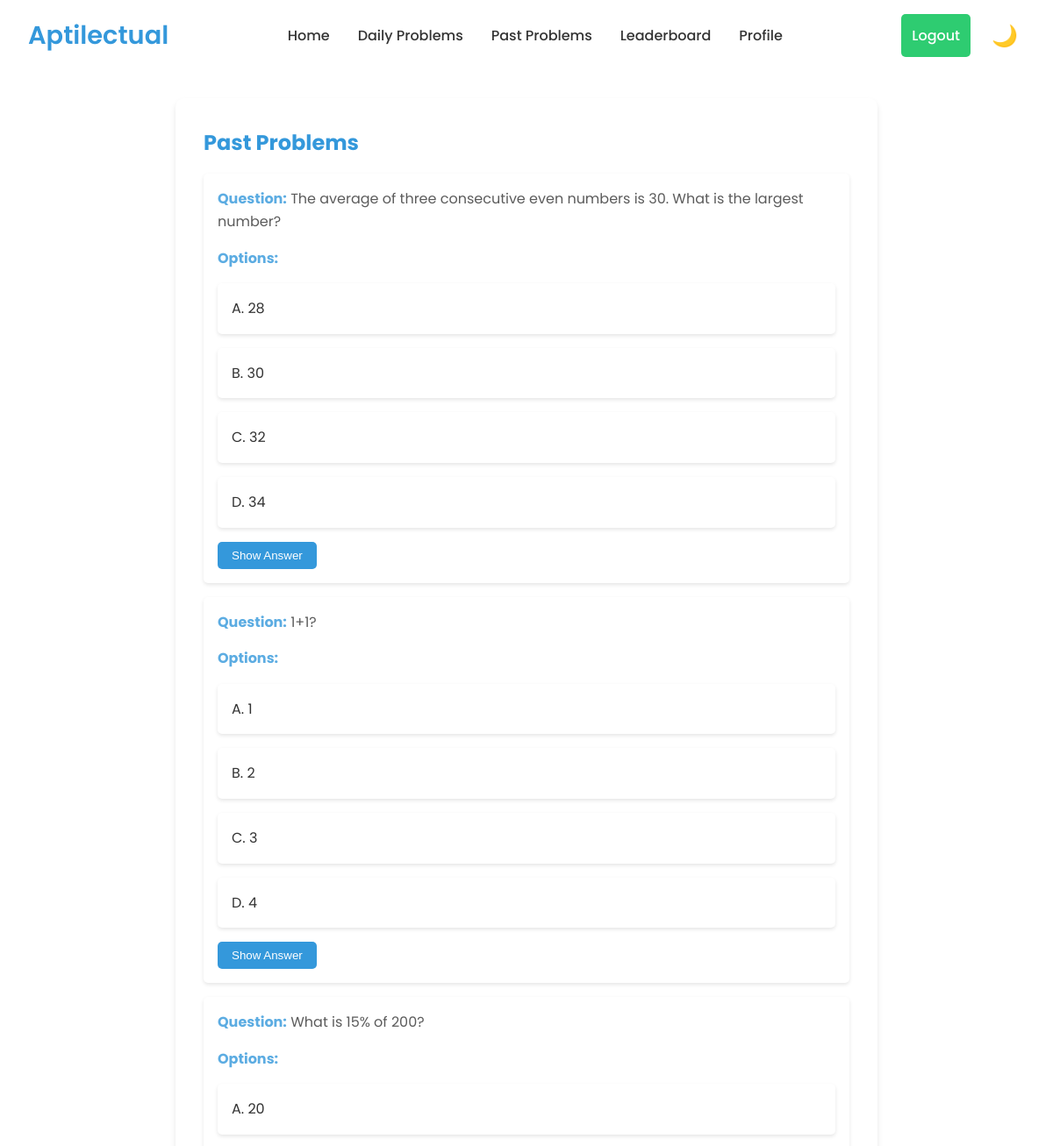
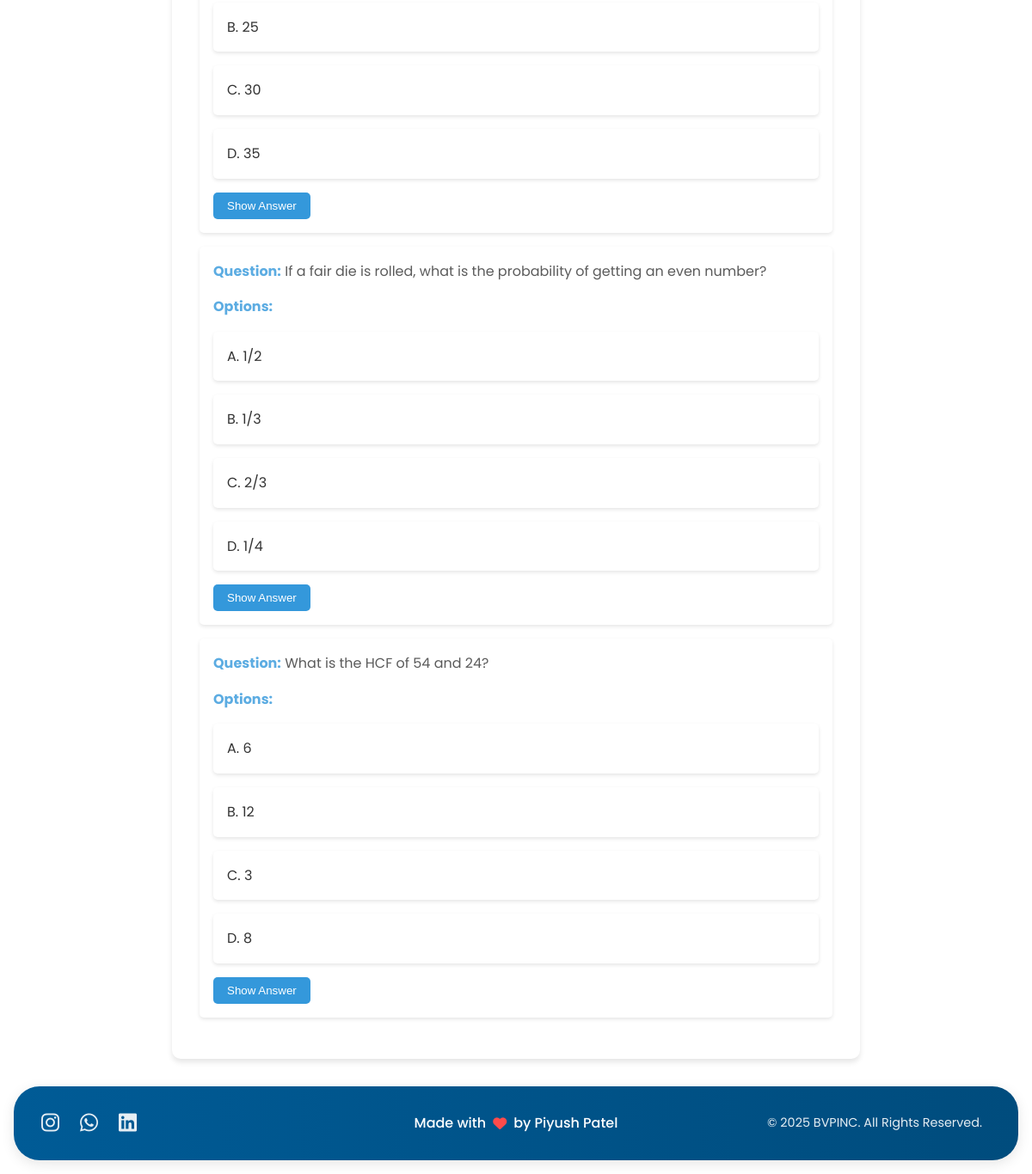
/past_problems/ (signed in), run on the app's committed database (2 pictures, top to bottom).
### aptitude/models.py (models this page shows, shortened)
class Problem(models.Model):
    id = models.AutoField(primary_key=True)  # Explicitly define the id field
    question = models.TextField(null=True, blank=True)
    option1 = models.CharField(max_length=255, null=True, blank=True)
    option2 = models.CharField(max_length=255, null=True, blank=True)
    option3 = models.CharField(max_length=255, null=True, blank=True)
    option4 = models.CharField(max_length=255, null=True, blank=True)
    correct_option = models.PositiveSmallIntegerField(
        validators=[MinValueValidator(1), MaxValueValidator(4)],
        null=True,
        blank=True
    )
    is_active = models.BooleanField(default=True, null=True, blank=True)
    done = models.BooleanField(default=False, null=True, blank=True)
    answerurl = models.URLField(null=True, blank=True)
    companyname = models.CharField(max_length=255, null=True, blank=True)
    type = models.CharField(max_length=255, null=True, blank=True)
    test_id = models.IntegerField(null=True, blank=True)
    questionimage = models.URLField(null=True, blank=True)

### aptitude/views.py (the view)
# urls.py: path('past_problems/', views.past_problems, name='past_problems'),
@login_required
def past_problems(request):
    past_problems = Problem.objects.filter(done=True)
    return render(request, 'past_problems.html', {'past_problems': past_problems})

### aptitude/templates/past_problems.html (shortened to what this page needs)
<!DOCTYPE html>
<html lang="en">
<head>
    <link rel="stylesheet" href="https://cdnjs.cloudflare.com/ajax/libs/font-awesome/6.1.1/css/all.min.css">
</head>
<body>
    <header>
        <nav>
            <div class="logo">Aptilectual</div>
            <div class="nav-container">
                <ul class="nav-links">
                    <li><a href="{% url 'home' %}">Home</a></li>
                    <li><a href="{% url 'dailyprobblems' %}">Daily Problems</a></li>
                    <li><a href="{% url 'past_problems' %}">Past Problems</a></li>
                    <li><a href="{% url 'daily_leaderboard' %}">Leaderboard</a></li>
                    <li><a href="{% url 'profile' %}">Profile</a></li>
                </ul>
            </div>
            <div class="desktop-controls">
                <div class="auth-buttons">
                    {% if user.is_authenticated %}
                        <form method="POST" action="{% url 'logout' %}" style="display:inline;">
                            <button type="submit" class="btn btn-secondary">Logout</button>
                        </form>
                    {% else %}
                        <a href="{% url 'login' %}" id="loginBtn" class="btn btn-primary">Login</a>
                        <a href="{% url 'signup' %}" id="registerBtn" class="btn btn-secondary">Register</a>
                    {% endif %}
                </div>
                <button id="themeToggle" class="theme-toggle"></button>
            </div>
        </nav>
    </header>
    <main>
        <section class="past-problems-container">
            <h2>Past Problems</h2>
            {% if past_problems %}
                <ul>
                    {% for problem in past_problems %}
                        <li>
                            <p><strong>Question:</strong> {{ problem.question|safe }}</p>
                            <p><strong>Options:</strong></p>
                            <ul>
                                <li>A. {{ problem.option1 }}</li>
                                <li>B. {{ problem.option2 }}</li>
                                <li>C. {{ problem.option3 }}</li>
                                <li>D. {{ problem.option4 }}</li>
                            </ul>
                            <button onclick="showAnswer(this)">Show Answer</button>
                        </li>
                    {% endfor %}
                </ul>
            {% else %}
                <p>No past problems available.</p>
            {% endif %}
        </section>
    </main>
    <footer>
        <div class="footer-content">
            <div class="social-icons">
              <a href="https://www.instagram.com/bvpinc/" target="_blank" aria-label="Instagram"><i class="fab fa-instagram"></i></a>
                <a href="https://chat.whatsapp.com/LihitWTk8zrCQwL77lY6xP" target="_blank" aria-label="Facebook"><i class="fab fa-whatsapp"></i></a>
                <a href="https://www.linkedin.com/company/bvpinc" target="_blank" aria-label="LinkedIn"><i class="fab fa-linkedin"></i></a>
            </div>
            <div class="footer-text">
                Made with <i class="fas fa-heart"></i> by Piyush Patel
            </div>
            <div class="copyright">
                &copy; <span id="currentYear"></span> BVPINC. All Rights Reserved.
            </div>
        </div>
    </footer>
</body>
</html>

### aptitude/templates/past_problems.html (style rules this page uses)
:root { --bg-color: #f4f7f9; --text-color: #333333; --primary-color: #3498db; --secondary-color: #2ecc71; --accent-color: #e74c3c; --card-bg: #ffffff; --border-color: #e0e0e0; --nav-bg: #ffffff; --mobile-menu-bg: #ffffff; }
body.light-theme { --bg-color: #ffffff; --text-color: #333333; --card-bg: #ffffff; --border-color: #e0e0e0; --nav-bg: #ffffff; --mobile-menu-bg: #ffffff; }
* { margin: 0; padding: 0; box-sizing: border-box; }
body { font-family: 'Poppins', sans-serif; background-color: var(--bg-color); color: var(--text-color); line-height: 1.6; transition: background-color 0.3s, color 0.3s; }
header { background-color: var(--nav-bg); padding: 1rem 2rem; position: fixed; width: 100%; top: 0; z-index: 1000; transition: background-color 0.3s; }
nav { max-width: 1400px; margin: 0 auto; display: flex; justify-content: space-between; align-items: center; }
.logo { font-size: 1.8rem; font-weight: 600; color: var(--primary-color); text-decoration: none; }
.nav-container { display: flex; align-items: center; justify-content: center; flex-grow: 1; margin: 0 2rem; }
.nav-links { display: flex; list-style-type: none; gap: 2rem; margin: 0; padding: 0; }
.nav-links li a { color: var(--text-color); text-decoration: none; font-weight: 500; font-size: 1rem; transition: color 0.3s; }
.desktop-controls { display: flex; align-items: center; gap: 1rem; }
.auth-buttons { display: flex; gap: 1rem; }
.btn { font-family: 'Poppins', sans-serif; font-weight: 500; padding: 0.75rem; border: none; border-radius: 5px; cursor: pointer; transition: transform 0.2s, background-color 0.3s; font-size: 1rem; width: 100%; text-align: center; }
.btn-secondary { background-color: var(--secondary-color); color: #ffffff; }
.theme-toggle { background: none; border: none; font-size: 1.5rem; cursor: pointer; transition: transform 0.3s; padding: 0.5rem; display: flex; align-items: center; justify-content: center; color: var(--text-color); }
main { padding-top: 5rem; }
.past-problems-container { background-color: var(--card-bg); padding: 2rem; border-radius: 10px; box-shadow: 0 4px 6px rgba(0, 0, 0, 0.1); margin: 2rem auto; max-width: 800px; text-align: left; }
.past-problems-container h2 { color: var(--primary-color); margin-bottom: 1rem; }
.past-problems-container p { color: var(--text-color); opacity: 0.8; margin-bottom: 1rem; }
.past-problems-container ul { list-style-type: none; padding: 0; }
.past-problems-container li { background-color: var(--card-bg); margin: 1rem 0; padding: 1rem; border-radius: 5px; box-shadow: 0 2px 4px rgba(0, 0, 0, 0.1); }
.past-problems-container li strong { color: var(--primary-color); }
.past-problems-container li button { background-color: var(--primary-color); color: #ffffff; border: none; padding: 0.5rem 1rem; border-radius: 5px; cursor: pointer; transition: background-color 0.3s; }
footer { background: linear-gradient(90deg, #005b96 0%, #004c7d 100%); color: #ffffff; padding: 1.5rem 2rem; margin-top: auto; border-radius: 30px; margin: 1rem; box-shadow: 0 4px 15px rgba(0, 0, 0, 0.1); display: flex; justify-content: space-between; align-items: center; position: relative; }
.footer-content { max-width: 1200px; margin: 0 auto; display: flex; justify-content: space-between; align-items: center; width: 100%; position: relative; }
.social-icons { display: flex; gap: 1.5rem; }
.social-icons a { color: #ffffff; font-size: 1.5rem; transition: all 0.3s ease; opacity: 0.9; }
.footer-text { position: absolute; left: 50%; transform: translateX(-50%); font-weight: 500; display: flex; align-items: center; gap: 0.5rem; white-space: nowrap; }
.footer-text i { color: #ff4b4b; }
.copyright { font-size: 0.9rem; opacity: 0.9; text-align: right; flex-shrink: 0; margin-right: 10px; }

### data on the page
Problem: question "The average of three consecutive even numbers is 30. What is the largest number?", option1 "28", option2 "30", option3 "32", option4 "34"
Problem: question "1+1?", option1 "1", option2 "2", option3 "3", option4 "4"
Problem: question "What is 15% of 200?", option1 "20", option2 "25", option3 "30", option4 "35"
Problem: question "If a fair die is rolled, what is the probability of getting an even number?", option1 "1/2", option2 "1/3", option3 "2/3", option4 "1/4"
Problem: question "What is the HCF of 54 and 24?", option1 "6", option2 "12", option3 "3", option4 "8"
